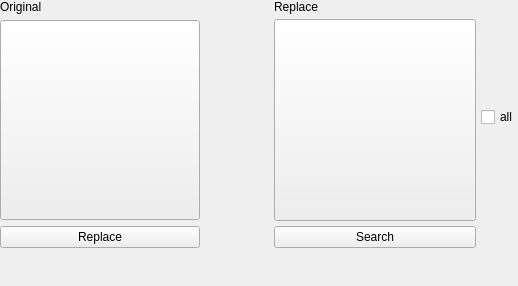
<?xml version="1.0" encoding="UTF-8"?>
<ui version="4.0">
 <class>GUI_CoverEdit</class>
 <widget class="QWidget" name="GUI_CoverEdit">
  <property name="geometry">
   <rect>
    <x>0</x>
    <y>0</y>
    <width>518</width>
    <height>286</height>
   </rect>
  </property>
  <property name="windowTitle">
   <string>Form</string>
  </property>
  <layout class="QGridLayout" name="gridLayout">
   <property name="leftMargin">
    <number>0</number>
   </property>
   <property name="topMargin">
    <number>0</number>
   </property>
   <property name="rightMargin">
    <number>0</number>
   </property>
   <property name="bottomMargin">
    <number>0</number>
   </property>
   <property name="spacing">
    <number>5</number>
   </property>
   <item row="0" column="3" colspan="2">
    <widget class="QLabel" name="lab_replacement">
     <property name="text">
      <string notr="true">Replace</string>
     </property>
    </widget>
   </item>
   <item row="1" column="5">
    <widget class="QCheckBox" name="cb_cover_all">
     <property name="text">
      <string notr="true">all</string>
     </property>
    </widget>
   </item>
   <item row="0" column="1">
    <widget class="QLabel" name="label_14">
     <property name="text">
      <string>Original</string>
     </property>
    </widget>
   </item>
   <item row="3" column="3" colspan="2">
    <widget class="QPushButton" name="btn_search">
     <property name="text">
      <string notr="true">Search</string>
     </property>
    </widget>
   </item>
   <item row="1" column="2">
    <spacer name="horizontalSpacer_3">
     <property name="orientation">
      <enum>Qt::Horizontal</enum>
     </property>
     <property name="sizeHint" stdset="0">
      <size>
       <width>29</width>
       <height>197</height>
      </size>
     </property>
    </spacer>
   </item>
   <item row="4" column="3">
    <spacer name="verticalSpacer">
     <property name="orientation">
      <enum>Qt::Vertical</enum>
     </property>
     <property name="sizeHint" stdset="0">
      <size>
       <width>20</width>
       <height>40</height>
      </size>
     </property>
    </spacer>
   </item>
   <item row="3" column="1">
    <widget class="QPushButton" name="btn_replace">
     <property name="text">
      <string>Replace</string>
     </property>
     <property name="checkable">
      <bool>true</bool>
     </property>
    </widget>
   </item>
   <item row="1" column="1" rowspan="2">
    <widget class="QPushButton" name="btn_cover_original">
     <property name="sizePolicy">
      <sizepolicy hsizetype="Minimum" vsizetype="Minimum">
       <horstretch>0</horstretch>
       <verstretch>0</verstretch>
      </sizepolicy>
     </property>
     <property name="minimumSize">
      <size>
       <width>200</width>
       <height>200</height>
      </size>
     </property>
     <property name="maximumSize">
      <size>
       <width>200</width>
       <height>200</height>
      </size>
     </property>
     <property name="text">
      <string/>
     </property>
     <property name="iconSize">
      <size>
       <width>200</width>
       <height>200</height>
      </size>
     </property>
    </widget>
   </item>
   <item row="1" column="3" rowspan="2" colspan="2">
    <widget class="CoverButton" name="btn_cover_replacement">
     <property name="sizePolicy">
      <sizepolicy hsizetype="Minimum" vsizetype="Minimum">
       <horstretch>0</horstretch>
       <verstretch>0</verstretch>
      </sizepolicy>
     </property>
     <property name="minimumSize">
      <size>
       <width>202</width>
       <height>202</height>
      </size>
     </property>
     <property name="maximumSize">
      <size>
       <width>202</width>
       <height>202</height>
      </size>
     </property>
     <property name="text">
      <string/>
     </property>
     <property name="iconSize">
      <size>
       <width>200</width>
       <height>200</height>
      </size>
     </property>
    </widget>
   </item>
  </layout>
 </widget>
 <customwidgets>
  <customwidget>
   <class>CoverButton</class>
   <extends>QPushButton</extends>
   <header>Gui/Covers/CoverButton.h</header>
  </customwidget>
 </customwidgets>
 <resources/>
 <connections/>
</ui>
